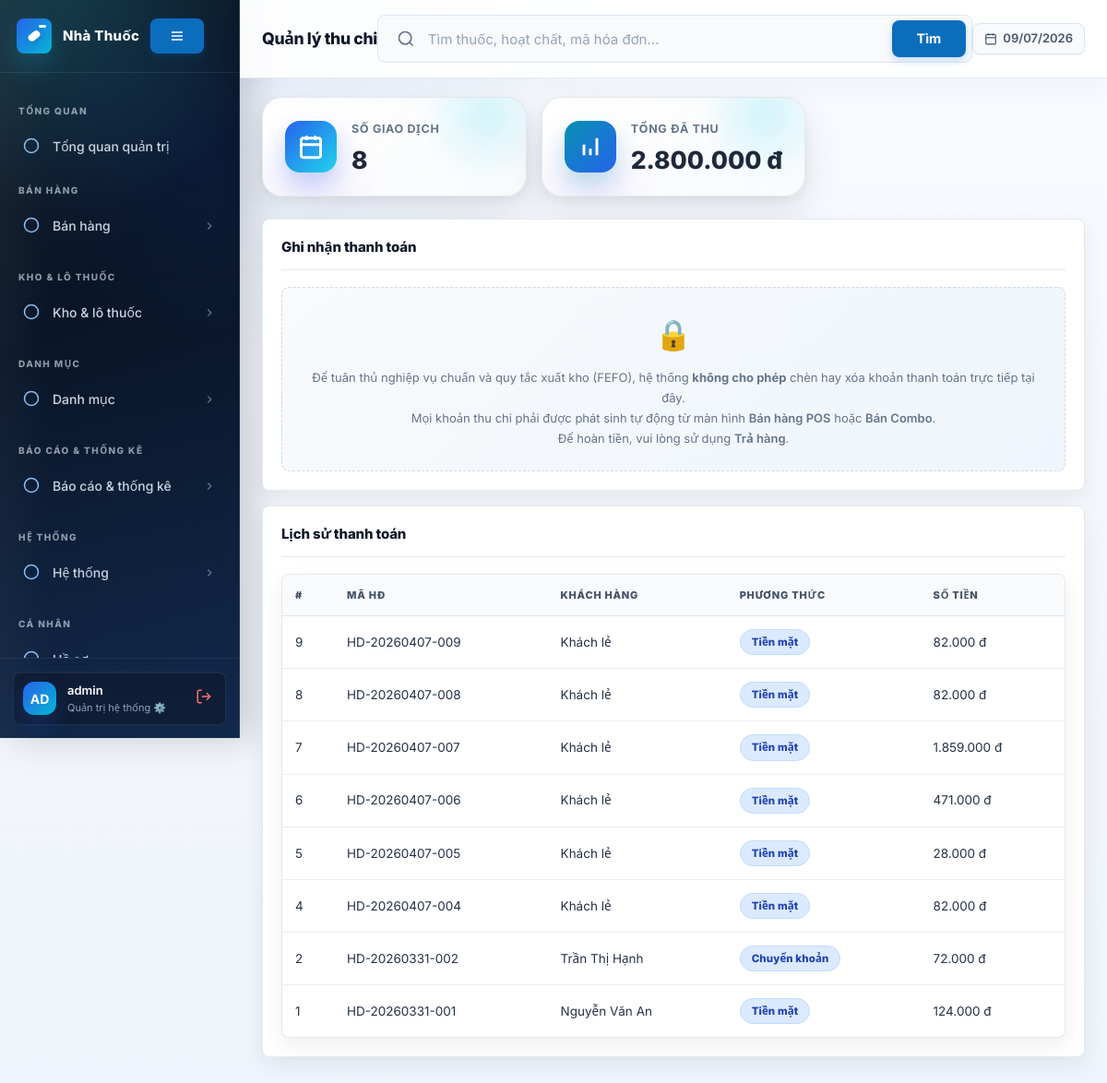
The app's page /payment.php (signed in) with its own data.
### tables this page shows
CREATE TABLE `payment_details` (
  `payment_id` int(10) unsigned NOT NULL AUTO_INCREMENT,
  `invoice_no` int(10) unsigned NOT NULL,
  `customer_name` varchar(120) NOT NULL,
  `payment_type` varchar(50) NOT NULL,
  `total_ammount` decimal(10,2) NOT NULL,
  `created_at` datetime NOT NULL DEFAULT current_timestamp(),
  PRIMARY KEY (`payment_id`)
);

CREATE TABLE `invoice_header` (
  `invoice_no` int(10) unsigned NOT NULL AUTO_INCREMENT,
  `invoice_code` varchar(30) NOT NULL,
  `customer_name` varchar(120) NOT NULL,
  `payment_type` varchar(50) NOT NULL,
  `subtotal` decimal(10,2) NOT NULL DEFAULT 0.00,
  `tax` decimal(10,2) NOT NULL DEFAULT 0.00,
  `discount` decimal(10,2) NOT NULL DEFAULT 0.00,
  `grand_total` decimal(10,2) NOT NULL DEFAULT 0.00,
  `customer_id` int(10) unsigned DEFAULT NULL,
  `used_points` int(11) NOT NULL DEFAULT 0,
  `note` varchar(255) DEFAULT NULL,
  `status` enum('active','cancelled') NOT NULL DEFAULT 'active',
  `created_at` datetime NOT NULL DEFAULT current_timestamp(),
  PRIMARY KEY (`invoice_no`),
  UNIQUE KEY `uq_invoice_code` (`invoice_code`)
);

### payment.php (the view, shortened to what this page needs)
<?php
include_once 'app.php';
$list = pms_fetch_all("SELECT pd.*, ih.invoice_code FROM payment_details pd LEFT JOIN invoice_header ih ON pd.invoice_no = ih.invoice_no ORDER BY pd.payment_id DESC LIMIT 200");
?>
<section class="panel">
    <div class="panel-head"><h2>Ghi nhận thanh toán</h2></div>
    <div class="empty" style="padding:24px;line-height:1.7;">
        <div style="font-size:2rem;margin-bottom:8px;">🔒</div>
        Để tuân thủ nghiệp vụ chuẩn và quy tắc xuất kho (FEFO), hệ thống <strong>không cho phép</strong> chèn hay xóa khoản thanh toán trực tiếp tại đây.<br>
        Mọi khoản thu chi phải được phát sinh tự động từ màn hình <a href="ban_hang.php" style="color:var(--blue-brand);font-weight:600;">Bán hàng POS</a> hoặc <a href="combo.php" style="color:var(--blue-brand);font-weight:600;">Bán Combo</a>.<br>
        Để hoàn tiền, vui lòng sử dụng <a href="tra_hang.php" style="color:var(--blue-brand);font-weight:600;">Trả hàng</a>.
    </div>
</section>
<section class="panel">
    <div class="panel-head"><h2>Lịch sử thanh toán</h2></div>
    <div class="table-wrap">
        <table>
            <thead><tr><th>#</th><th>Mã HĐ</th><th>Khách hàng</th><th>Phương thức</th><th>Số tiền</th></tr></thead>
            <tbody>
            <?php foreach ($list as $row): ?>
                <tr>
                    <td><?= (int)$row['payment_id'] ?></td>
                    <td><?= pms_h($row['invoice_code'] ?? ('HĐ-' . $row['invoice_no'])) ?></td>
                    <td><?= pms_h($row['customer_name']) ?></td>
                    <td><span class="badge info"><?= pms_h($row['payment_type'] === 'cash' ? 'Tiền mặt' : 'Chuyển khoản') ?></span></td>
                    <td><?= pms_currency((float)$row['total_ammount']) ?></td>
                </tr>
            <?php endforeach; ?>
            </tbody>
        </table>
    </div>
</section>

### style/modern.css (style rules this page uses)
:root { --blue: #2563eb; --blue-light: #eff6ff; --blue-mid: #dbeafe; --blue-dark: #1d4ed8; --cyan: #0ea5e9; --green: #16a34a; --green-bg: #f0fdf4; --green-bd: #bbf7d0; --red: #dc2626; --red-bg: #fef2f2; --red-bd: #fecaca; --orange: #d97706; --orange-bg: #fffbeb; --orange-bd: #fde68a; --purple: #7c3aed; --white: #ffffff; --gray-50: #f8fafc; --gray-100: #f1f5f9; --gray-200: #e2e8f0; --gray-300: #cbd5e1; --gray-400: #94a3b8; --gray-500: #64748b; --gray-600: #475569; --gray-700: #334155; --gray-800: #1e293b; --gray-900: #0f172a; --sb-w: 260px; --sb-bg: #0f172a; --sb-line: rgba(255,255,255,.08); --sb-text: #cbd5e1; --sb-muted: rgba(148,163,184,.6); --sb-hover: rgba(255,255,255,.06); --sb-active-bg:#1e40af; --sb-active-tx:#bfdbfe; --sb-accent: #38bdf8; --sb-radius: 8px; --sb-anim: .18s ease; --radius: 10px; --radius-lg:16px; --shadow: 0 1px 3px rgba(0,0,0,.08), 0 4px 12px rgba(0,0,0,.06); --shadow-md:0 4px 16px rgba(0,0,0,.1); }
*, *::before, *::after { box-sizing: border-box; margin: 0; padding: 0; }
html { scroll-behavior: smooth; }
body { font-family: Inter, system-ui, -apple-system, sans-serif; font-size: 14px; line-height: 1.5; color: var(--gray-800); background: var(--gray-100); min-height: 100vh; overflow-x: hidden; }
a { text-decoration: none; color: inherit; }
.panel { background: var(--white); border: 1px solid var(--gray-200); border-radius: var(--radius-lg); padding: 20px; box-shadow: var(--shadow); margin-bottom: 16px; }
.panel-head { display: flex; justify-content: space-between; align-items: flex-start; gap: 12px; margin-bottom: 16px; padding-bottom: 12px; border-bottom: 1px solid var(--gray-100); }
.panel-head h2, .panel-head h3 { margin: 0; font-size: 15px; font-weight: 700; color: var(--gray-800); line-height: 1.3; }
.table-wrap { overflow-x: auto; border-radius: var(--radius); border: 1px solid var(--gray-200); background: var(--white); }
table { width: 100%; border-collapse: collapse; font-size: 13.5px; }
th { background: var(--gray-50); color: var(--gray-600); font-size: 11.5px; font-weight: 700; text-transform: uppercase; letter-spacing: .04em; padding: 10px 14px; border-bottom: 1px solid var(--gray-200); text-align: left; vertical-align: middle; position: sticky; top: 0; z-index: 1; }
td { padding: 11px 14px; border-bottom: 1px solid var(--gray-100); vertical-align: middle; color: var(--gray-800); }
tr:last-child td { border-bottom: none; }
.badge { display: inline-flex; align-items: center; gap: 4px; padding: 3px 9px; border-radius: 999px; font-size: 11.5px; font-weight: 700; }
.badge.info { background: var(--blue-light); color: var(--blue-dark); }
.empty { padding: 20px; border: 1px dashed var(--gray-300); border-radius: var(--radius); color: var(--gray-500); text-align: center; font-size: 13px; background: var(--gray-50); }
.main-panel > *, .panel, .stat-card, .quick-card, .info-card { animation: floatIn .35s ease both; }
.panel:nth-of-type(2), .stat-card:nth-child(2) { animation-delay: .04s; }
:root { --ds-primary: #1e40af; --ds-primary-hover: #1e3a8a; --ds-success: #16a34a; --ds-success-bg: #dcfce7; --ds-warning: #ea580c; --ds-warning-bg: #ffedd5; --ds-danger: #dc2626; --ds-danger-bg: #fee2e2; --ds-surface: #ffffff; --ds-bg: #f8fafc; --ds-border: #e2e8f0; --ds-text-main: #0f172a; --ds-text-muted: #64748b; --ds-shadow-sm: 0 1px 2px 0 rgba(0, 0, 0, 0.05); --ds-shadow-md: 0 4px 6px -1px rgba(0, 0, 0, 0.1), 0 2px 4px -1px rgba(0, 0, 0, 0.06); --ds-shadow-lg: 0 10px 15px -3px rgba(0, 0, 0, 0.1), 0 4px 6px -2px rgba(0, 0, 0, 0.05); --ds-radius-md: 12px; --ds-radius-lg: 16px; --ds-radius-full: 9999px; }

### records on screen
payment_details: payment_id "9", invoice_header.invoice_code "HD-20260407-009", customer_name "Khách lẻ", payment_type "Tiền mặt", total_ammount "82.000 đ"
payment_details: payment_id "8", invoice_header.invoice_code "HD-20260407-008", customer_name "Khách lẻ", payment_type "Tiền mặt", total_ammount "82.000 đ"
payment_details: payment_id "7", invoice_header.invoice_code "HD-20260407-007", customer_name "Khách lẻ", payment_type "Tiền mặt", total_ammount "1.859.000 đ"
payment_details: payment_id "6", invoice_header.invoice_code "HD-20260407-006", customer_name "Khách lẻ", payment_type "Tiền mặt", total_ammount "471.000 đ"
payment_details: payment_id "5", invoice_header.invoice_code "HD-20260407-005", customer_name "Khách lẻ", payment_type "Tiền mặt", total_ammount "28.000 đ"
payment_details: payment_id "4", invoice_header.invoice_code "HD-20260407-004", customer_name "Khách lẻ", payment_type "Tiền mặt", total_ammount "82.000 đ"
payment_details: payment_id "2", invoice_header.invoice_code "HD-20260331-002", customer_name "Trần Thị Hạnh", payment_type "Chuyển khoản", total_ammount "72.000 đ"
payment_details: payment_id "1", invoice_header.invoice_code "HD-20260331-001", customer_name "Nguyễn Văn An", payment_type "Tiền mặt", total_ammount "124.000 đ"

### other values on screen
pms_h($groupName) "TỔNG QUAN"
pms_h($item['label']) "Tổng quan quản trị"
pms_h($groupName) "BÁN HÀNG"
pms_h($groupName) "Bán hàng"
pms_h($groupName) "KHO & LÔ THUỐC"
pms_h($groupName) "Kho & lô thuốc"
pms_h($groupName) "DANH MỤC"
pms_h($groupName) "Danh mục"
pms_h($groupName) "BÁO CÁO & THỐNG KÊ"
pms_h($groupName) "Báo cáo & thống kê"
pms_h($groupName) "HỆ THỐNG"
pms_h($groupName) "Hệ thống"
pms_h($groupName) "CÁ NHÂN"
substr($user, 0, 2) "AD"
pms_h($user) "admin"
